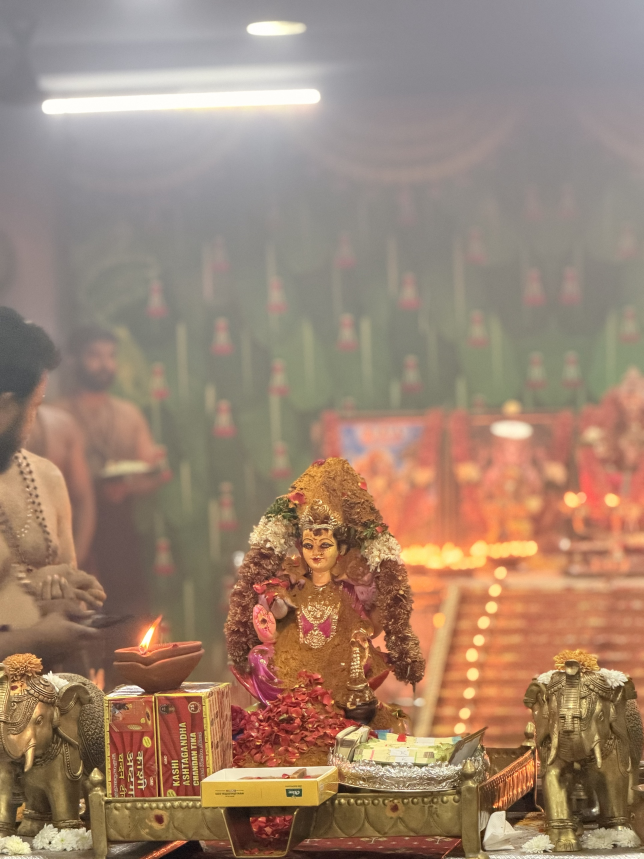
#> input picture lakshmi-pooja/lakshmi_devi_photo.jpg, 1932 x 2576 px (shown at 1/3 size)
$ python make_lakshmi_pooja.py lakshmi_devi_photo.jpg lakshmi_devi_photo.jpg lakshmi_devi_photo.jpg
#> lines starting #> are read from the running program, lines starting #| are printed output that depends on the picture
#!/usr/bin/env python3
"""Lakshmi Pooja reel (30 s): footage-inside-text title animations.

Timeline (output seconds):
   0.0 -  4.0  LAKSHMI / POOJA letters pop in, pooja footage plays INSIDE the letters
   4.0 -  5.0  zoom through the text -> full footage
   5.0 - 11.6  full shots (slow motion, slow push-in, gold flash cuts, gold captions)
  11.6 - 14.4  JAI / LAKSHMI / MATA footage-inside-text card
  14.4 - 15.4  zoom through
  15.4 - 24.6  full shots with captions
  24.6 - 30.0  final scene: Lakshmi Devi photo, slow push-in to the idol, glow, captions, fade

The source clip contains a torn-paper intro and black glitch transitions; only the
clean shots are used (some are replayed in reverse to reach 30 s).
Usage: python3 make_lakshmi_pooja.py <input.mov> <output.mp4> [final_photo.jpg]
"""
import math
import subprocess
import sys

import numpy as np
from PIL import Image, ImageDraw, ImageFilter, ImageFont

W, H, FPS = 1080, 1920, 30
FONT_BLACK = "/usr/share/fonts/opentype/inter/InterDisplay-Black.otf"
FONT_SERIF = "/usr/share/fonts/truetype/liberation/LiberationSerif-Italic.ttf"

GOLD = np.array([245, 196, 92], np.float32)
GOLD_HI = np.array([255, 240, 190], np.float32)

# (src start, src end, speed, reverse, pre-crop)
BARS = "crop=1600:2860:280:490,"  # black bars baked into the last two source shots
B, A, C, D = (5.4, 8.3, ""), (2.4, 4.1, ""), (11.0, 12.2, BARS), (13.0, 14.7, BARS)
SEGMENTS = [
    (*B[:2], 0.5, False, B[2]),       #  0.0 -  5.8  altar + lamp (inside title, revealed)
    (*A[:2], 0.5, False, A[2]),       #  5.8 -  9.2  priest
    (*C[:2], 0.5, False, C[2]),       #  9.2 - 11.6  prasadam boxes
    (6.4, 8.3, 0.5, True, ""),        # 11.6 - 15.4  altar (reverse) inside JAI LAKSHMI MATA
    (*D[:2], 0.5, False, D[2]),       # 15.4 - 18.8  wide altar
    (*A[:2], 0.5, True, A[2]),        # 18.8 - 22.2  priest (reverse)
    (*C[:2], 0.5, True, C[2]),        # 22.2 - 24.6  prasadam (reverse)
]

INTRO_ZOOM = 4.0
CARD_START, CARD_ZOOM = 11.6, 14.4
PHOTO_START, T_END = 24.6, 30.0
PHOTO_FOCUS = (0.48, 0.60)  # idol face, as fraction of photo width/height
CAPTIONS = [
    (5.3, 9.0, "LAKSHMI POOJA", "Shubh Deepavali"),
    (9.3, 11.4, "OM SHRI MAHALAKSHMYAI NAMAH", "Prayers to Goddess Mahalakshmi"),
    (15.7, 18.6, "SUKH  SHANTI  SAMRIDDHI", "Peace, Prosperity & Happiness"),
    (19.0, 24.4, "JAI MAHALAKSHMI", "Blessings to every home"),
    (25.4, 27.6, "OM SHRI MAHALAKSHMI", "Blessings of Goddess Lakshmi"),
    (27.8, 30.5, "JAI MAHALAKSHMI", "Shubh Deepavali"),
]


def ease_out_back(x):
    c1, c3 = 1.70158, 2.70158
    return 1 + c3 * (x - 1) ** 3 + c1 * (x - 1) ** 2


def ease_in_out(x):
    return 0.5 - 0.5 * math.cos(math.pi * x)


def clamp01(x):
    return max(0.0, min(1.0, x))


yy, xx = np.mgrid[0:H, 0:W].astype(np.float32)


def text_img(text, font, size, spacing=0, max_w=None):
    f = ImageFont.truetype(font, size)
    while max_w and sum(f.getlength(c) for c in text) + spacing * (len(text) - 1) > max_w:
        size -= 2
        f = ImageFont.truetype(font, size)
    widths = [f.getlength(c) for c in text]
    tw = sum(widths) + spacing * (len(text) - 1)
    m = Image.new("L", (int(tw) + 80, f.getbbox(text)[3] + 80), 0)
    d = ImageDraw.Draw(m)
    x = 40
    for c, w in zip(text, widths):
        d.text((x, 40), c, font=f, fill=255)
        x += w + spacing
    return m


# ---------------------------------------------------------------- big titles
class Title:
    """Stacked tall letters used as a mask for the footage."""

    def __init__(self, lines, subtitle, max_h=520, vs=2.1, target_w=980, gap=40):
        fonts = []
        for text in lines:
            size = 100
            while True:
                f = ImageFont.truetype(FONT_BLACK, size + 4)
                bb = f.getbbox(text)
                if f.getlength(text) > target_w or (bb[3] - bb[1]) * vs > max_h:
                    break
                size += 4
            fonts.append(ImageFont.truetype(FONT_BLACK, size))
        heights = [(f.getbbox(t)[3] - f.getbbox(t)[1]) * vs for t, f in zip(lines, fonts)]
        y = (H - (sum(heights) + gap * (len(lines) - 1))) / 2 - 80
        self.letters = []
        delay = 0.0
        for text, f, lh in zip(lines, fonts, heights):
            top = f.getbbox(text)[1]
            x = (W - f.getlength(text)) / 2
            for i, ch in enumerate(text):
                bb = f.getbbox(ch)
                pad = 40
                m = Image.new("L", (bb[2] - bb[0] + 2 * pad, bb[3] - bb[1] + 2 * pad), 0)
                ImageDraw.Draw(m).text((pad - bb[0], pad - bb[1]), ch, font=f, fill=255)
                m = m.resize((m.width, int(m.height * vs)), Image.BICUBIC)
                lx = x + f.getlength(text[:i]) + bb[0] - pad
                ly = y + (bb[1] - top) * vs - pad * vs
                self.letters.append((m, lx, ly, delay))
                delay += 0.08
            delay += 0.15
            y += lh + gap
        self.bottom = y - gap
        self.subtitle = text_img(subtitle, FONT_SERIF, 62, 2, max_w=980)
        self.full = self.mask(99.0)
        self.anchor = self._anchor()

    def mask(self, t):
        canvas = Image.new("L", (W, H), 0)
        for m, lx, ly, delay in self.letters:
            p = clamp01((t - delay) / 0.5)
            if p <= 0:
                continue
            s = 1.6 - 0.6 * ease_out_back(p) if p < 1 else 1.0
            a = clamp01(p * 2.5)
            nw, nh = max(1, int(m.width * s)), max(1, int(m.height * s))
            mm = m.resize((nw, nh), Image.BICUBIC)
            if a < 1:
                mm = mm.point(lambda v, a=a: int(v * a))
            cx = lx + m.width / 2
            cy = ly + m.height / 2 - 60 * (1 - ease_out_back(p))
            canvas.paste(mm, (int(cx - nw / 2), int(cy - nh / 2)), mm)
        return canvas

    def _anchor(self):
        er = self.full
        for _ in range(12):
            nxt = er.filter(ImageFilter.MinFilter(9))
            if np.asarray(nxt).max() < 128:
                break
            er = nxt
        pts = np.argwhere(np.asarray(er) > 128)
        d = (pts[:, 0] - H / 2) ** 2 + (pts[:, 1] - W / 2) ** 2
        py, px = pts[np.argmin(d)]
        return float(px), float(py)

    # [6 lines left out: function zoomed, not called in this run]


# ---------------------------------------------------------------- decorations
def radial_bg():
    r = np.sqrt(((xx - W / 2) / W) ** 2 + ((yy - H * 0.45) / H) ** 2)
    c0 = np.array([110, 22, 30], np.float32)
    c1 = np.array([18, 4, 8], np.float32)
    k = np.clip(r / 0.75, 0, 1)[..., None]
    return c0 * (1 - k) + c1 * k


BG = radial_bg()
VIGNETTE = (1 - 0.55 * np.clip(np.sqrt(((xx - W / 2) / (W * 0.7)) ** 2 + ((yy - H / 2) / (H * 0.75)) ** 2) - 0.35, 0, 1))[..., None]

rng = np.random.default_rng(7)
N_SPARK = 70
SPARKS = np.stack([rng.uniform(0, W, N_SPARK), rng.uniform(0, H, N_SPARK), rng.uniform(20, 70, N_SPARK),
                   rng.uniform(2, 6, N_SPARK), rng.uniform(0, 2 * math.pi, N_SPARK),
                   rng.uniform(0.5, 1.6, N_SPARK)], 1)


# [68 lines left out: functions sparkle_layer, place, title_frame, title_scene, push_in, not called in this run]


def load_photo(path):
    """Cover-fit the photo to 9:16 at 2x so the push-in stays sharp."""
#> called with path = 'lakshmi_devi_photo.jpg'
    img = Image.open(path).convert("RGB")
#> img is the input picture: PIL image 1932x2576 RGB; mean R, G, B 157.6, 132.2, 113.2
    s = max(2 * W / img.width, 2 * H / img.height)
#> s = 1.49
    img = img.resize((int(img.width * s), int(img.height * s)), Image.LANCZOS)
#> img: PIL image 2880x3840 RGB
    fx = int(img.width * PHOTO_FOCUS[0])
#> fx = 1382
    left = min(max(fx - W, 0), img.width - 2 * W)
#> left = 302
    top = (img.height - 2 * H) // 2
#> top = 0
    return img.crop((left, top, left + 2 * W, top + 2 * H)), (fx - left) / (2 * W), PHOTO_FOCUS[1]


# [13 lines left out: function photo_frame, not called in this run]


# ---------------------------------------------------------------- main render
def main(src, dst, photo_path):
    seg_out = [(b - a) / sp for a, b, sp, _, _ in SEGMENTS]
    starts = np.concatenate([[0], np.cumsum(seg_out)])
    assert abs(starts[-1] - PHOTO_START) < 0.05, starts[-1]
    n = int(round(T_END * FPS))
    T = n / FPS
    cuts = [float(c) for c in starts[1:]]  # includes the cut into the photo
    photo, pfx, pfy = load_photo(photo_path)
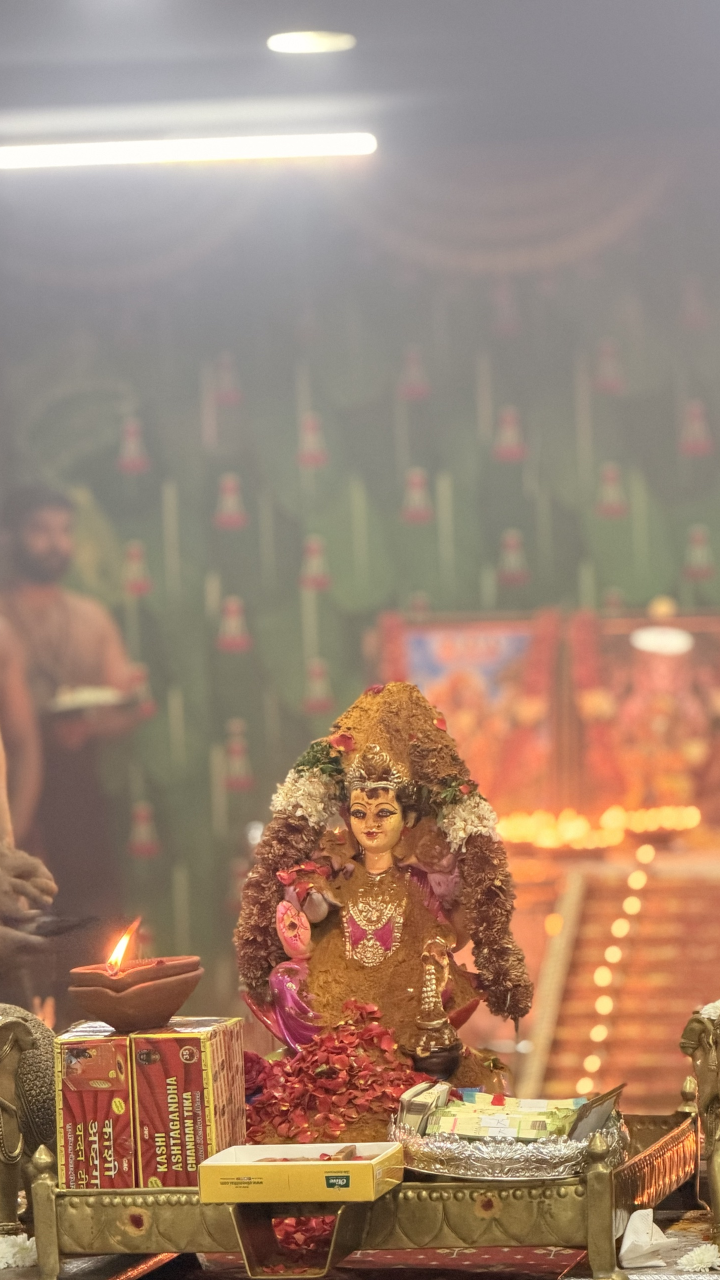
#> photo: PIL image 2160x3840 RGB (shown at 1/3 size); mean R, G, B 158.4, 132.8, 113.6
#> pfx = 0.5; pfy = 0.6
    print(f"rendering {n} frames ({T:.2f}s), cuts at {[round(c, 2) for c in cuts]}", flush=True)

    main_title = Title(["LAKSHMI", "POOJA"], "Blessings of Goddess Lakshmi")
#> after the loop in __init__, `for text, f, lh in zip(lines, fonts, heights):`:
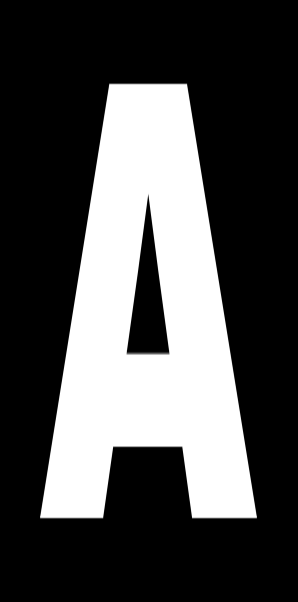
#> m: PIL image 298x602 L; min 0, max 255, mean 78.1
#> in text_img, `m = Image.new("L", (int(tw) + 80, f.getbbox(text)[3] + 80), 0)`: m: PIL image 886x149 L; every value is 0
#> after the loop in text_img, `for c, w in zip(text, widths):`: x = 848.6
#> in mask, `canvas = Image.new("L", (W, H), 0)`: canvas: PIL image 1080x1920 L; every value is 0
#> in _anchor, `pts = np.argwhere(np.asarray(er) > 128)`: pts = 17 rows, first 8: [895, 110], [895, 111], [896, 110], [896, 111], [896, 112], [896, 113], [896, 114], [896, 115]
#> in _anchor, `d = (pts[:, 0] - H / 2) ** 2 + (pts[:, 1] - W / 2) ** 2`: d = 17 values, max 204221 at index 15, min 183025 at index 9, mean 193185.4
#> in _anchor, `py, px = pts[np.argmin(d)]`: py = 896; px = 117
#> in __init__, `self.anchor = self._anchor()`: self.anchor = (117, 896)
    card = Title(["JAI", "LAKSHMI", "MATA"], "Om Shri Mahalakshmyai Namah", max_h=380)
#> call 2 of __init__, with subtitle = 'Om Shri Mahalakshmyai Namah', max_h = 380, vs = 2.1, target_w = 980, gap = 40
#> after the loop in __init__ (call 2), `for text, f, lh in zip(lines, fonts, heights):`:
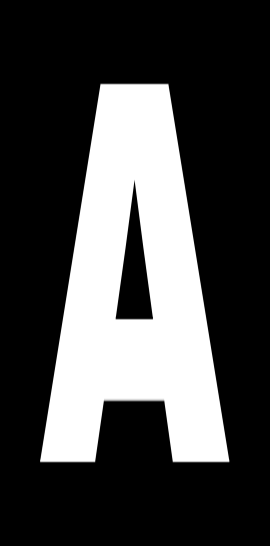
#> m: PIL image 270x546 L; min 0, max 255, mean 72.3
#> after the loop in __init__ (call 2), `for text, f, lh in zip(lines, fonts, heights):`: delay = 1.57; self.letters = 14 items; y = 1499.7
#> in __init__ (call 2), `self.bottom = y - gap`: self.bottom = 1459.7
#> in text_img (call 2), `m = Image.new("L", (int(tw) + 80, f.getbbox(text)[3] + 80), 0)`: m: PIL image 946x149 L; every value is 0
#> in __init__ (call 2), `self.subtitle = text_img(subtitle, FONT_SERIF, 62, 2, max_w=980)`:
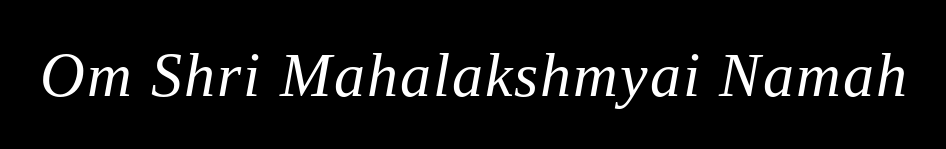
#> self.subtitle: PIL image 946x149 L; min 0, max 255, mean 16.5
#> the loop in mask (call 2), `for m, lx, ly, delay in self.letters:` made 14 passes
#> (lx, ly, delay, nw, nh, cx, cy) on passes 1 to 12: (310.1, 216.3, 0, 221, 541, 420.6, 486.8), (450.7, 216.3, 0.08, 264, 535, 582.7, 483.8), (622.4, 216.3, 0.16, 148, 535, 696.4, 483.8), (17.21, 636.4, 0.39, 200, 485, 117.2, 878.9), (136.9, 636.4, 0.47, 239, 485, 256.4, 878.9), (295.8, 636.4, 0.55, 232, 485, 411.8, 878.9), (447.4, 630.1, 0.63, 223, 495, 558.9, 877.6), (580.8, 636.4, 0.71, 231, 485, 696.3, 878.9), (731.9, 636.4, 0.79, 272, 485, 867.9, 878.9), (924.3, 636.4, 0.87, 139, 485, 993.8, 878.9), (138.6, 997.7, 1.1, 309, 546, 293.1, 1270.7), (368, 997.7, 1.18, 270, 546, 503, 1270.7)
#> pass 1, in mask (call 2), `mm = m.resize((nw, nh), Image.BICUBIC)`:
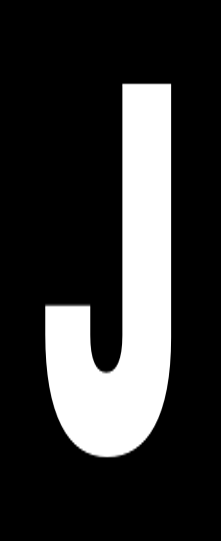
#> mm: PIL image 221x541 L; min 0, max 255, mean 53.8
#> pass 3, in mask (call 2), `mm = m.resize((nw, nh), Image.BICUBIC)`:
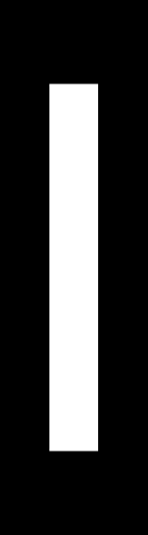
#> mm: PIL image 148x535 L; min 0, max 255, mean 57.6
#> the loop in _anchor (call 2), `for _ in range(12):` made 12 passes
#> pass 3, in _anchor (call 2), `nxt = er.filter(ImageFilter.MinFilter(9))`:
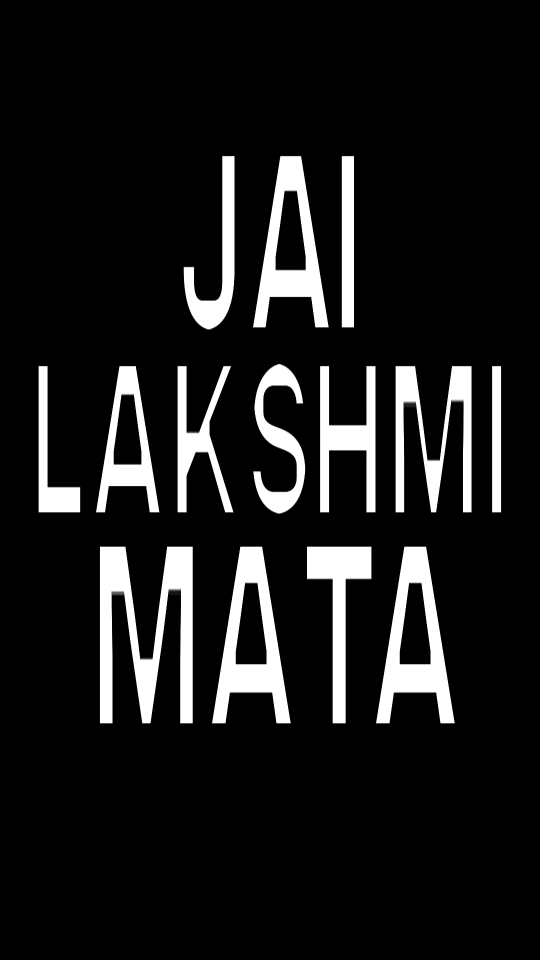
#> nxt: PIL image 1080x1920 L (shown at 1/2 size); min 0, max 255, mean 26.5
#> in _anchor (call 2), `pts = np.argwhere(np.asarray(er) > 128)`: pts = 64 pairs, first value 1125 to 1125, second value 646 to 709
#> in _anchor (call 2), `d = (pts[:, 0] - H / 2) ** 2 + (pts[:, 1] - W / 2) ** 2`: d = 64 values from 38461 to 55786
#> in _anchor (call 2), `py, px = pts[np.argmin(d)]`: py = 1125; px = 646
#> in __init__ (call 2), `self.anchor = self._anchor()`: self.anchor = (646, 1125)
    caps = [(a, b, text_img(t1, FONT_BLACK, 96, 10, max_w=960), text_img(t2, FONT_SERIF, 60, 3, max_w=900))
            for a, b, t1, t2 in CAPTIONS]
#> in text_img (call 3), `m = Image.new("L", (int(tw) + 80, f.getbbox(text)[3] + 80), 0)`: m: PIL image 1002x174 L; every value is 0
#> in text_img (call 4), `m = Image.new("L", (int(tw) + 80, f.getbbox(text)[3] + 80), 0)`: m: PIL image 533x147 L; every value is 0
#> in text_img (call 5), `m = Image.new("L", (int(tw) + 80, f.getbbox(text)[3] + 80), 0)`: m: PIL image 1018x117 L; every value is 0
#> in text_img (call 6), `m = Image.new("L", (int(tw) + 80, f.getbbox(text)[3] + 80), 0)`: m: PIL image 954x144 L; every value is 0
#> in text_img (call 7), `m = Image.new("L", (int(tw) + 80, f.getbbox(text)[3] + 80), 0)`: m: PIL image 1038x135 L; every value is 0
#> in text_img (call 8), `m = Image.new("L", (int(tw) + 80, f.getbbox(text)[3] + 80), 0)`: m: PIL image 923x147 L; every value is 0
#> in text_img (call 9), `m = Image.new("L", (int(tw) + 80, f.getbbox(text)[3] + 80), 0)`: m: PIL image 1033x163 L; every value is 0
#> in text_img (call 10), `m = Image.new("L", (int(tw) + 80, f.getbbox(text)[3] + 80), 0)`: m: PIL image 724x147 L; every value is 0
#> in text_img (call 11), `m = Image.new("L", (int(tw) + 80, f.getbbox(text)[3] + 80), 0)`: m: PIL image 1020x141 L; every value is 0
#> in text_img (call 12), `m = Image.new("L", (int(tw) + 80, f.getbbox(text)[3] + 80), 0)`: m: PIL image 889x147 L; every value is 0
#> caps = 6 items

    grade = (f"scale={W}:{H}:force_original_aspect_ratio=increase,crop={W}:{H},"
             "eq=saturation=1.18:contrast=1.06:brightness=0.01,"
             "colorbalance=rs=0.06:gs=0.01:bs=-0.07:rm=0.05:bm=-0.05:rh=0.03:bh=-0.04")
    parts = []
    for k, (a, b, sp, rev, pre) in enumerate(SEGMENTS):
        r = "reverse," if rev else ""
        parts.append(f"[0:v]trim={a}:{b},setpts=PTS-STARTPTS,{pre}{grade},{r}"
                     f"setpts=(PTS-STARTPTS)/{sp},framerate={FPS},setsar=1[s{k}]")
    fc = ";".join(parts) + ";" + "".join(f"[s{k}]" for k in range(len(SEGMENTS))) + \
        f"concat=n={len(SEGMENTS)}:v=1:a=0[v]"
#> (the run stopped early here; a loop or call above may not have finished)
